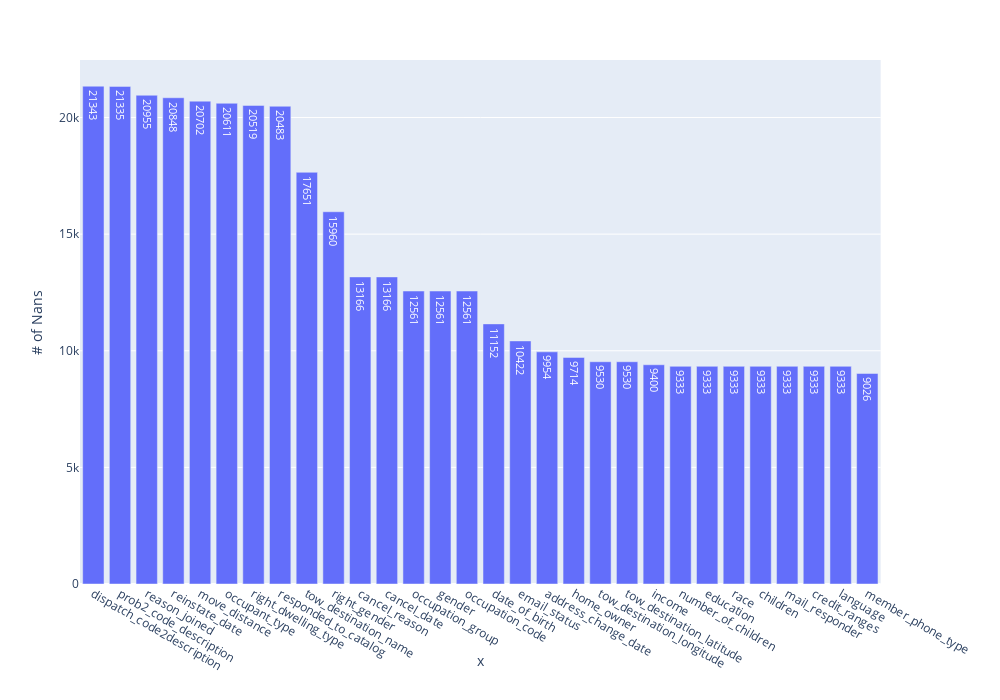

The code cell stored with this chart in its notebook:
### Markdown cell above
# Manage missing data

### Code cell
# find out top 30 nulls
length = df.shape[0]
df_nulls = df.isnull().sum()
df_nulls.sort_values(ascending=False, inplace=True)
df_nulls = df_nulls[df_nulls.values !=0].head(30)
fig = px.bar(df_nulls, x=df_nulls.index, y=df_nulls.values, height=700,width = 1000,
            text=df_nulls.values, orientation='v', labels={'y':'# of Nans'})
fig.show()

for cols in df_nulls.index:
    print('Field : ', cols,' - Missing : ', df_nulls.loc[cols], ' of ',length, '(',length-df_nulls.loc[cols],')\n')
    print(df[cols].value_counts(),'\n')

### Figure 1 — Plotly figure (JSON) as saved in the notebook; plotly's stock layout.template omitted (floating-point values rounded to 4 significant figures)
{"data": [{"alignmentgroup": "True", "hoverlabel": {"namelength": 0}, "hovertemplate": "x=%{x}<br># of Nans=%{y}<br>text=%{text}", "legendgroup": "", "marker": {"color": "#636efa"}, "name": "", "offsetgroup": "", "orientation": "v", "showlegend": false, "text": [21343, 21335, 20955, 20848, 20702, 20611, 20519, 20483, 17651, 15960, 13166, 13166, 12561, 12561, 12561, 11152, 10422, 9954, 9714, 9530, 9530, 9400, 9333, 9333, 9333, 9333, 9333, 9333, 9333, 9026], "textposition": "auto", "type": "bar", "x": ["dispatch_code2description", "prob2_code_description", "reason_joined", "reinstate_date", "move_distance", "occupant_type", "right_dwelling_type", "responded_to_catalog", "tow_destination_name", "right_gender", "cancel_reason", "cancel_date", "occupation_group", "gender", "occupation_code", "date_of_birth", "email_status", "address_change_date", "home_owner", "tow_destination_longitude", "tow_destination_latitude", "income", "number_of_children", "education", "race", "children", "mail_responder", "credit_ranges", "language", "member_phone_type"], "xaxis": "x", "y": [21343, 21335, 20955, 20848, 20702, 20611, 20519, 20483, 17651, 15960, 13166, 13166, 12561, 12561, 12561, 11152, 10422, 9954, 9714, 9530, 9530, 9400, 9333, 9333, 9333, 9333, 9333, 9333, 9333, 9026], "yaxis": "y"}], "layout": {"barmode": "relative", "height": 700, "legend": {"tracegroupgap": 0}, "margin": {"t": 60}, "width": 1000, "xaxis": {"anchor": "y", "domain": [0, 0.98], "title": {"text": "x"}}, "yaxis": {"anchor": "x", "domain": [0, 1], "title": {"text": "# of Nans"}}}}
